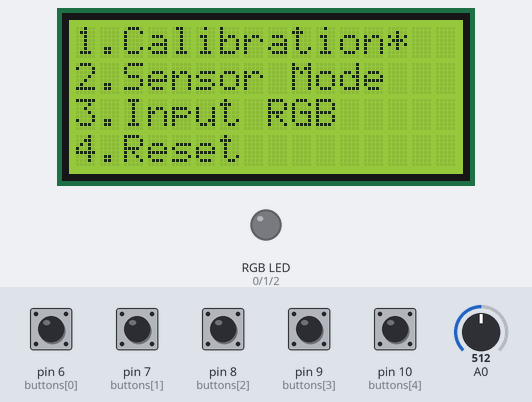
A sketch run on a simulated Arduino Uno, built with avr-gcc and run on an emulated ATmega328P. Parts: 16×4 character LCD, an RGB LED mixed from three pins (HIGH = lit). The inputs (shaded band) are chosen by the test bench; at power-on: pin 6 (buttons[0]), pin 7 (buttons[1]), pin 8 (buttons[2]), pin 9 (buttons[3]), pin 10 (buttons[4]) HIGH, A0 = 512. Pins used as bus, display or sensor lines are not drawn.

Above: at 2.3 s.
2.4 s: pin 7 (buttons[1]) pulled LOW for 0.15 s
At 3.9 s:
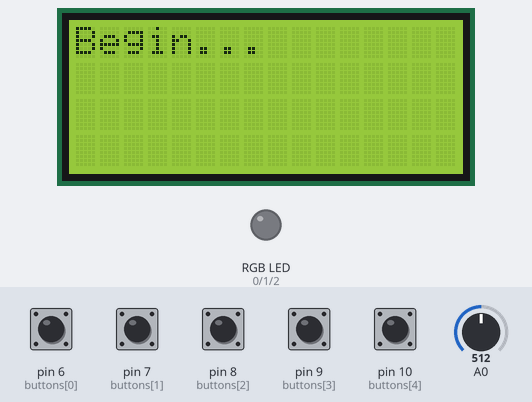
11.5 s: pin 6 (buttons[0]) pulled LOW for 1 s
At 13.4 s:
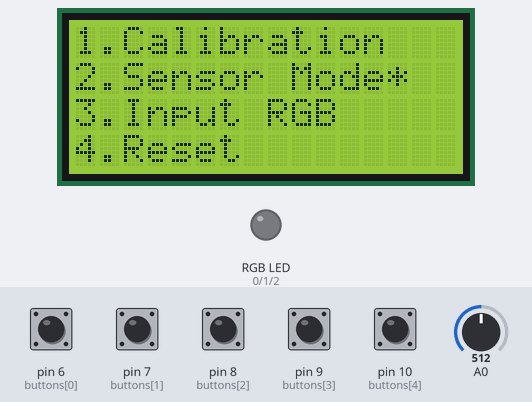
14.0 s: pin 6 (buttons[0]) pulled LOW for 0.15 s
At 15.3 s:
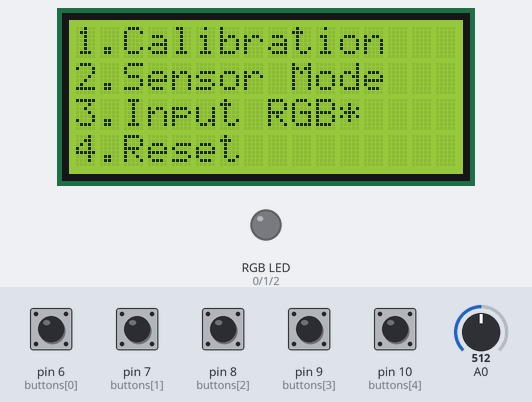
15.6 s: pin 7 (buttons[1]) pulled LOW for 1 s
At 17.8 s:
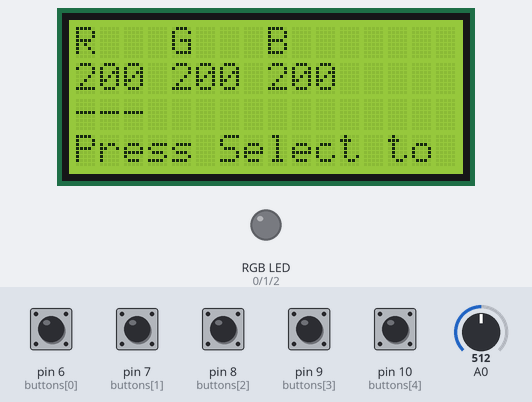
18.1 s: pin 8 (buttons[2]) pulled LOW for 0.15 s
At 19.5 s:
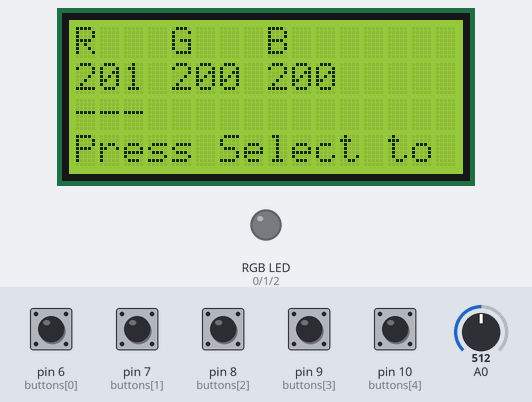
19.8 s: pin 8 (buttons[2]) pulled LOW for 1 s
At 22.2 s:
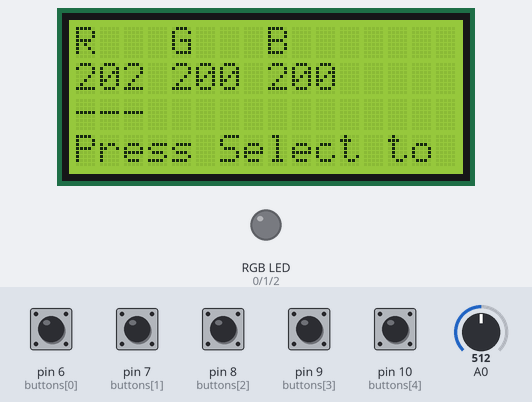
Timing chart, 0 to 23.3 s (numbered marks = the images above; inputs shaded):
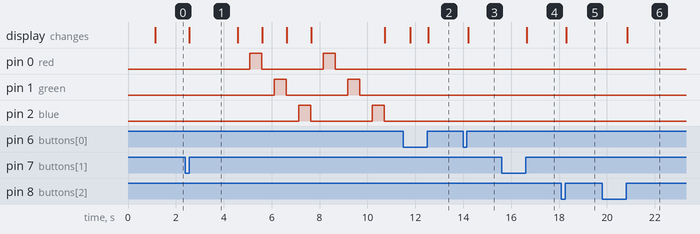

Measured:
- after the input at 2.4 s, pin 0 (red): alternates HIGH for 0.51 s and LOW for 2.6 s, starting after 2.7 s; pin 1 (green): alternates HIGH for 0.51 s and LOW for 2.6 s, starting after 3.7 s; pin 2 (blue): alternates HIGH for 0.51 s and LOW for 2.6 s, starting after 4.7 s; the display: changes after 0.16 s (image 1)
- after the input at 11.5 s, the display: first differs from a run without the input after 1.0 s (image 2)
- after the input at 14.0 s, the display: changes after 0.20 s (image 3)
- after the input at 15.6 s, the display: changes after 1.1 s (image 4)
- after the input at 18.1 s, the display: changes after 0.20 s (image 5)
- after the input at 19.8 s, the display: changes after 1.1 s (image 6)
- what the display in image 1 shows lasts 2.0 s, from 2.6 s to 4.6 s

The sketch:

LCD.ino
```cpp
#include <Wire.h> // Library for I2C communication
#include <LiquidCrystal_I2C.h> // Library for LCD
LiquidCrystal_I2C lcd = LiquidCrystal_I2C(0x27, 16, 4);
byte buttons[] = {6,7,8,9,10}; //10 for additional pin
const byte nrButtons = 5; // change to 4 if additional button added
int Reset = 4;
int LDR=A0;
int menusize = 4;
int RGB[]={200,200,200};
int CalibRGB[]={-1,-1,-1,-1,-1,-1};
int senRGB[]={0,0,0};
String disp[]={"Red background","Green background","Blue background","Black background","Black background","Black background"};

//Define Pins for Each LED in the sensor
const int red=0;
const int green=1;
const int blue=2;

//Define the Menu
String menu[] = {
  "1.Calibration",
  "2.Sensor Mode",
  "3.Input RGB",
  "4.Reset"
};

byte posCount=0;///variable to identify the current position in the menue
byte prev=-1;

//Interchange with menue items
void updateMenu () {
  if (posCount>=menusize){posCount=posCount%(menusize);}
  if (prev!=posCount){
    lcd.clear();
    for(int i=0; i<menusize;i++){
      if (i>1){
        if (i==posCount){
        lcd.setCursor(-4,i);lcd.print(menu[i]+"*");
        continue;
        }
      lcd.setCursor(-4,i);lcd.print(menu[i]);}
        else{
          if (i==posCount){
        lcd.setCursor(0,i);lcd.print(menu[i]+"*");
        continue;
        }
      lcd.setCursor(0,i);lcd.print(menu[i]);}

      }
      prev==posCount;
    }
}

//Update the screen for in RGB sensor Mode according to the given Values in RGB array
void RGBupdate(byte t){
  lcd.clear();
  lcd.setCursor(0,0);
  lcd.print("R   G   B");
  for (byte i=0;i<3;i++){
    if (t==i+menusize){
      lcd.setCursor(i*4,1);lcd.print(RGB[i]);
      lcd.setCursor(i*4-4,2);lcd.print("---");
      lcd.setCursor(-4,3);lcd.print("Press Select to shift");
      }
  lcd.setCursor(i*4,1);lcd.print(RGB[i]);
  }
  }

//Printing RGB Values in Sensor Mode According to senRGB array
void RGBprint(){
  lcd.clear();
  lcd.print("R   G   B");
  for (byte i=0;i<3;i++){

  lcd.setCursor(i*4,1);lcd.print(senRGB[i]);
  }

  }

//return the button No for a given command
/*
 *   1=selection
 *   2=Ok
 *   3=Up
 *   4=Down
 *   5=Reset
 */
byte checkButtonPress() {
  byte bP = 0;
  byte rBp = 0;
  for (int t = 0; t<nrButtons;t++) {
    if (digitalRead(buttons[t]) == 0) {bP = (t + 1);}
  }
  rBp = bP;
  while (bP != 0) { // wait while the button is still down
    bP = 0;
    for (int t = 0; t<nrButtons;t++) {
      if (digitalRead(buttons[t]) == 0) {bP = (t + 1);}
    }
  }
  return rBp;
}

//Collect RGB sensor data for calibration
void calibration(){
  for (int i=0; i<6; i++){
    int tot=0;
    byte sensi=50;
    lcd.clear();
    lcd.setCursor(0,0);lcd.print(disp[i]);
    delay(500);
    digitalWrite((i%3),HIGH);

    for(byte n=0; n<50;n++){
      tot+=analogRead(A0);
      delay(10);
      }
      CalibRGB[i]=tot/sensi;
      digitalWrite((i%3),LOW);
    }
    lcd.clear();
     /*lcd.setCursor(0,0);lcd.print(CalibRGB[0]);lcd.print(CalibRGB[3]);
     delay(2000);*/
     lcd.clear();
}

//Sensoring a given colour and Update tables
void sence(){
  for (int i=0; i<3; i++){
    int tot=0;
    byte sensi=50;
    /*lcd.clear();
    lcd.setCursor(0,0);lcd.print("");
    delay(500);*/
    digitalWrite((i),HIGH);

    for(byte n=0; n<50;n++){
      tot+=analogRead(A0);
      delay(10);
      }
      int m=tot/sensi;
      senRGB[i]=(CalibRGB[i+3]-CalibRGB[i])*(CalibRGB[i+3]-m)/255;
      digitalWrite((i%3),LOW);
    }

  }

int p=-1;
void setup() {
  // put your setup code here, to run once:
  lcd.begin(16,4);
  lcd.clear();
  digitalWrite(Reset, HIGH);
  pinMode(Reset, OUTPUT);

  for (int t=0;t<nrButtons;t++) {
    pinMode(buttons[t],INPUT_PULLUP);
  }
  pinMode(red,OUTPUT);
  pinMode(green,OUTPUT);
  pinMode(blue,OUTPUT);

  lcd.setCursor(3,1);lcd.print("RGB Colour");
  lcd.setCursor(1,2);lcd.print("Sensor");
  delay(1000);
  updateMenu();


}

void loop() {
  // put your main code here, to run repeatedly:
  switch (checkButtonPress()) {
  case 1://SELECTION
    posCount=posCount+1;
    if (posCount<menusize){
      updateMenu();
      break;}
    else if(menusize<=posCount and posCount<menusize+3 and p!=-1){
      RGBupdate(posCount);
      break;
      }
    else if (menusize+3>=7 and p!=-1){
      posCount=menusize;
      RGBupdate(posCount);
      break;
      }
    else{
      updateMenu();
      break;}

  case 2://OK
  //for Calibration
    if (posCount==0){
      lcd.clear();
      lcd.setCursor(0,0);
      lcd.print("Begin...");
      delay(2000);
      lcd.clear();
      calibration();
      lcd.setCursor(0,0);
      lcd.print("Caliberation Over...");
      delay(1000);
      lcd.clear();

      updateMenu();
      }
      //for sensing
    else if(posCount==1){
      if (CalibRGB[0]!=-1){
          lcd.clear();
          lcd.setCursor(1,3);lcd.print("Sencing..");
          sence();
          RGBprint();
        }
        else{
          lcd.clear();
        lcd.setCursor(3,1);lcd.print("Calibrate");
        lcd.setCursor(1,2);lcd.print("First");
        delay(1000);
        lcd.clear();
        posCount=0;
        updateMenu();
          }
      }
      //Assign values for RGB
    else if (posCount==2){
      p=posCount;
      posCount=menusize;
      RGBupdate(posCount);
      //delay(2000);
      }
     else if (posCount==3){
      lcd.clear();
      lcd.setCursor(4,1);lcd.print("Device is");
      lcd.setCursor(0,2);lcd.print("Resetting");
      delay(500);
      digitalWrite(Reset, LOW);
      //delay(2000);
      }
    break;
  case 3://RGB UP

    if (menusize<=posCount and posCount<menusize+3){
      //lcd.clear();
    RGB[posCount-menusize]+=1;
    if ( RGB[posCount-menusize]>255){
         RGB[posCount-menusize]=0;
        }
      RGBupdate(posCount);
      }
    break;
  case 4://RGB DOWN
      if (menusize<=posCount and posCount<menusize+3){
      RGB[posCount-menusize]-=1;
      if ( RGB[posCount-menusize]<0){
         RGB[posCount-menusize]=255;
        }
       RGBupdate(posCount);
      }
      break;
  case 5://Back
  if (posCount>menusize){
    posCount=p;
    p=-1;
    updateMenu();}
  else{updateMenu();}


  default:
    //lcd.clear();
    break;
}

}
```
